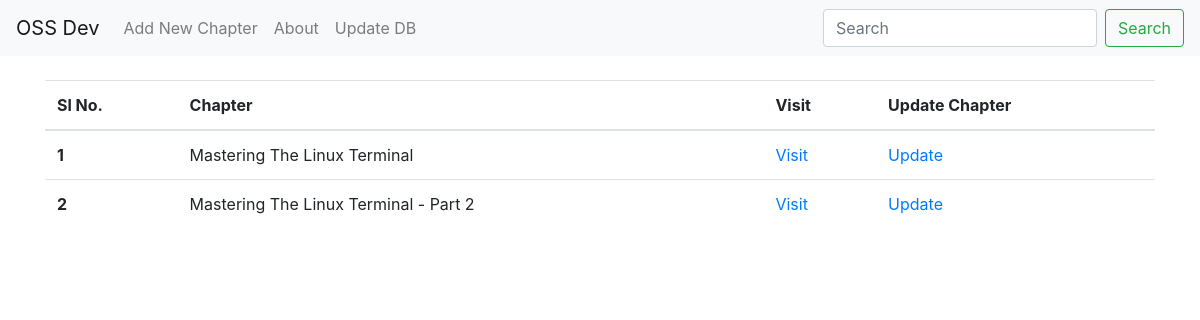
Before: / with the older database file.
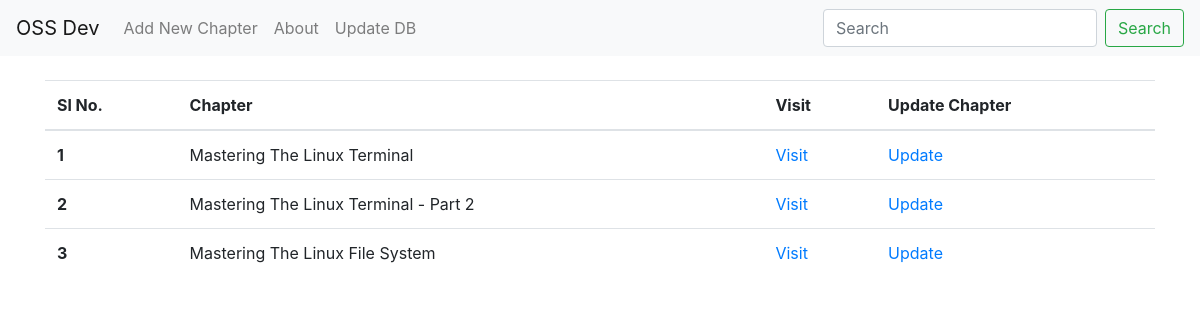
After: the same page with the newer database file.
### flask_app.py (models this page shows, shortened)
class Chapters(db.Model):
    __tablename__ = 'chapters'
    id = db.Column(db.Integer, primary_key=True)
    name = db.Column(db.String)
    slno = db.Column(db.Integer)
    lessons = db.relationship('Lessons', cascade="all,delete", backref='my_chapter', lazy='dynamic')

### flask_app.py (the view)
@app.route('/')
def home():
    chapters = Chapters.query.order_by(Chapters.slno).all()
    return render_template('index.html', chapters=chapters, courseName=courseName, courseAbout=courseAbout)

### templates/index.html (shortened to what this page needs)
{% extends "base.html" %}
{% block body %}
<div class="container my-4">
    <table class="table">
        <thead>
            <tr>
                <th scope="col">Sl No.</th>
                <th scope="col">Chapter</th>
                <th scope="col">Visit</th>
                <th scope="col">Update Chapter</th>
            </tr>
        </thead>
        <tbody>
            {% for chapter in chapters %}
                <tr>
                    <th scope="row">{{chapter.slno}}</th>
                    <td>{{chapter.name}}</td>
                    <td><a href="{{url_for('chapter', id=chapter.id)}}">Visit</a></td>
                    <td><a href="{{url_for('updateChapter', id=chapter.id)}}">Update</a></td>
                </tr>
            {% endfor %}
        </tbody>
    </table>
</div>
{% endblock %}

### templates/base.html (shortened to what this page needs)
<!doctype html>
<html lang="en">
<head>
    <link rel="stylesheet" href="https://maxcdn.bootstrapcdn.com/bootstrap/4.0.0/css/bootstrap.min.css"
>
</head>
<body>
    <nav class="navbar navbar-expand-lg navbar-light bg-light">
        <a class="navbar-brand" href="{{url_for('home')}}">{{courseName}}</a>
        <div class="collapse navbar-collapse" id="navbarSupportedContent">
            <ul class="navbar-nav mr-auto">
                <li class="nav-item">
                    <a class="nav-link" href="{{url_for('newchapter')}}">Add New Chapter</a>
                </li>
		        <li class="nav-item">
                    <a class="nav-link" href="{{url_for('about')}}">About</a>
                </li>
                <li class="nav-item">
                    <a class="nav-link" href="{{url_for('updatedb')}}">Update DB</a>
                </li>
            </ul>
            <form class="form-inline my-2 my-lg-0" action="{{url_for('search')}}" method="GET">
                <input class="form-control mr-sm-2" type="search" name="search" placeholder="Search" aria-label="Search" autocomplete="off">
                <button class="btn btn-outline-success my-2 my-sm-0" type="submit">Search</button>
            </form>
        </div>
    </nav>
    {% block body %} {% endblock %}
</body>
</html>

Changed rows visible on the page:
added Chapters: slno "3", name "Mastering The Linux File System"
